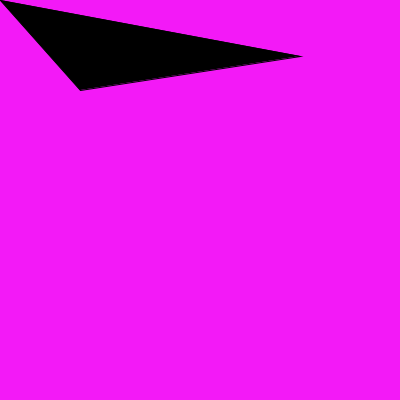
Frame 1 (no input)
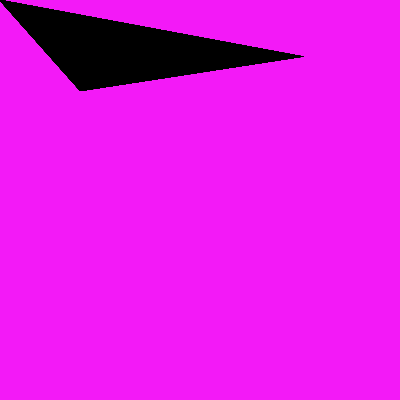
Frame 60 (the mouse pressed at the canvas centre just before this capture)
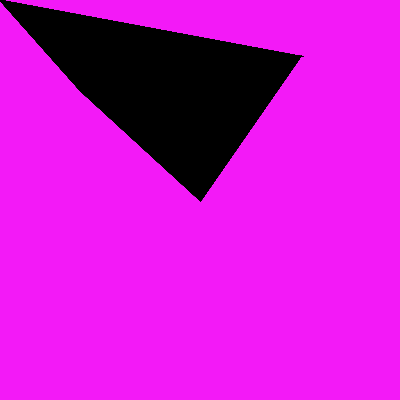
Frame 120 (the mouse held since frame 60 and released just before this capture)

The Processing sketch that drew these frames (run headless with seeded random() and noise(); from frame 60 on, the mouse is pressed at the canvas centre):

// Processing sketch: processing_136946
// ── processing_136946.pde

boolean f=false;
color c;
void setup (){
  size(400,400);
  background(#F319F7);
point(89,56);
}
void draw (){
  if (f==false){
    fill(c);
  triangle(mouseX,mouseY,80,90,300,56);
  }
  else if(f==true){
    fill(c);
    ellipse(mouseX,mouseY,80,120);
  }
  }
  void mouseReleased (){
  if (f==false){
    f=true;
  }
  else if(f==true){
    f=false;
  }
  }
  
  void mouseMoved () {
  c = color(random(255), random (255), random (255));
  }
  
  void keyPressed (){
    if (key=='s'){
      save ("foto.png");
    }
  }
  
